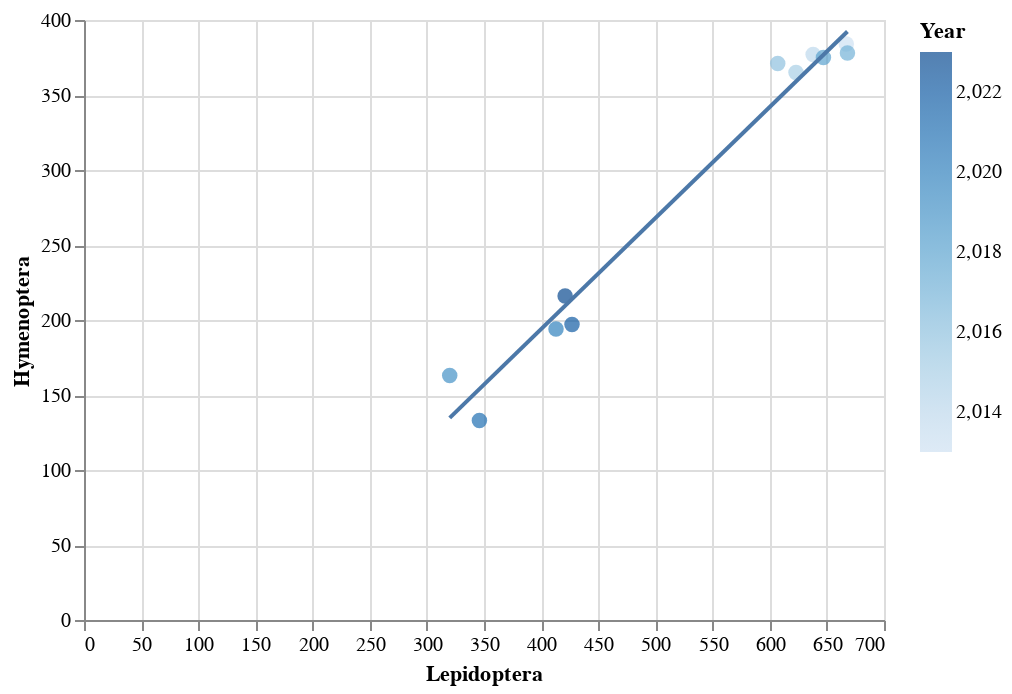

The cell this chart's notebook holds for it:
### Code cell
#graph with regression line using df1

import altair as alt
df1 = df1[df1.Year != 'Year']
df1 = df1.astype({'Lepidoptera':'int', 'Hymenoptera':'int', 'Blattodea':'int', 'Colleoptera':'int'})
alt.Chart(df1).mark_circle(size=60).encode(
    x='Lepidoptera',
    y='Hymenoptera',
    color='Year'
).interactive() + alt.Chart(df1).transform_regression('Lepidoptera', 'Hymenoptera').mark_line().encode(
    x='Lepidoptera',
    y='Hymenoptera'
)

### Figure 1 — Vega-Lite specification as saved in the notebook (floating-point values rounded to 4 significant figures)
{"config": {"view": {"continuousWidth": 400, "continuousHeight": 300}}, "layer": [{"mark": {"type": "circle", "size": 60}, "encoding": {"color": {"field": "Year", "type": "quantitative"}, "x": {"field": "Lepidoptera", "type": "quantitative"}, "y": {"field": "Hymenoptera", "type": "quantitative"}}, "selection": {"selector001": {"type": "interval", "bind": "scales", "encodings": ["x", "y"]}}}, {"mark": "line", "encoding": {"x": {"field": "Lepidoptera", "type": "quantitative"}, "y": {"field": "Hymenoptera", "type": "quantitative"}}, "transform": [{"on": "Lepidoptera", "regression": "Hymenoptera"}]}], "data": {"name": "data-9cc3c8dda3daad6432e7b5616052e084"}, "$schema": "https://vega.github.io/schema/vega-lite/v4.17.0.json", "datasets": {"data-9cc3c8dda3daad6432e7b5616052e084": [{"Year": 2013, "Lepidoptera": 667, "Hymenoptera": 384, "Blattodea": 34, "Colleoptera": 71}, {"Year": 2014, "Lepidoptera": 638, "Hymenoptera": 377, "Blattodea": 31, "Colleoptera": 69}, {"Year": 2015, "Lepidoptera": 623, "Hymenoptera": 365, "Blattodea": 33, "Colleoptera": 77}, {"Year": 2016, "Lepidoptera": 607, "Hymenoptera": 371, "Blattodea": 39, "Colleoptera": 63}, {"Year": 2017, "Lepidoptera": 668, "Hymenoptera": 378, "Blattodea": 47, "Colleoptera": 66}, {"Year": 2018, "Lepidoptera": 647, "Hymenoptera": 375, "Blattodea": 51, "Colleoptera": 65}, {"Year": 2019, "Lepidoptera": 320, "Hymenoptera": 163, "Blattodea": 43, "Colleoptera": 53}, {"Year": 2020, "Lepidoptera": 413, "Hymenoptera": 194, "Blattodea": 54, "Colleoptera": 62}, {"Year": 2021, "Lepidoptera": 346, "Hymenoptera": 133, "Blattodea": 47, "Colleoptera": 54}, {"Year": 2022, "Lepidoptera": 427, "Hymenoptera": 197, "Blattodea": 63, "Colleoptera": 55}, {"Year": 2023, "Lepidoptera": 421, "Hymenoptera": 216, "Blattodea": 66, "Colleoptera": 55}]}}
